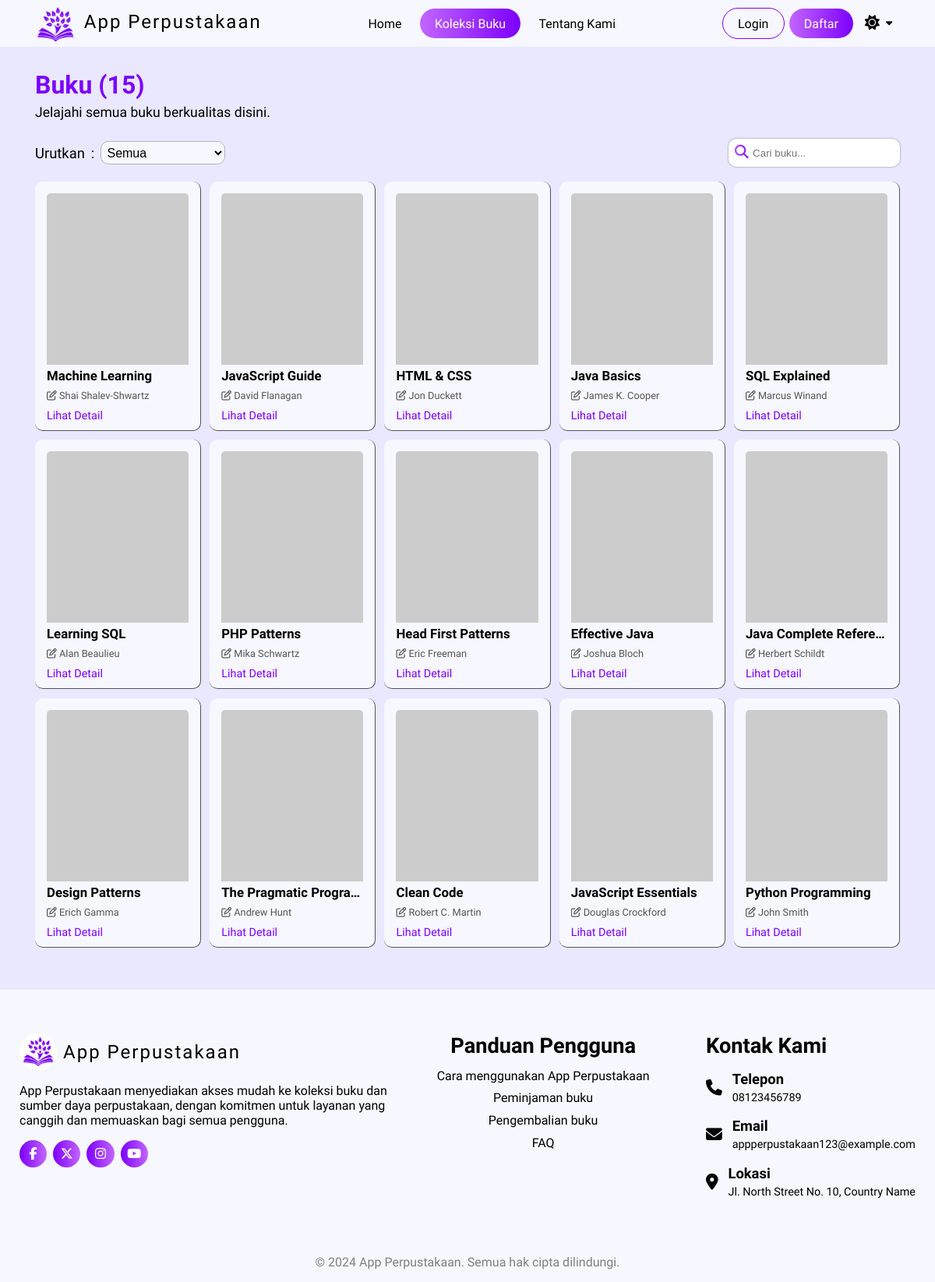
/user/index.php?page=koleksi_buku, run on the app's committed database.
### tables this page shows
CREATE TABLE `buku` (
	`id_buku` VARCHAR(10) PRIMARY KEY,
	`judul_buku` VARCHAR(100) NOT NULL,
	`pengarang` VARCHAR(100) NOT NULL,
	`penerbit` VARCHAR(100) NOT NULL,
	`tahun_terbit` YEAR NOT NULL,
	`views` INT NOT NULL DEFAULT 0
);

### user/koleksi_buku/koleksi_buku.php (the view, shortened to what this page needs)
<?php
  $order_by = "id_buku DESC";
  $sql = "SELECT * FROM buku ORDER BY $order_by";
  $stmt = $conn->prepare($sql);
  $stmt->execute();
  $result = $stmt->get_result();
  function isSelected($key_page1) {
    return '';
  }
  $num_of_books = $conn->prepare("SELECT COUNT(*) AS jumlah_buku FROM buku");
  $num_of_books->execute();
  $num_result =  $num_of_books->get_result();
  $amount = $num_result->fetch_assoc();
?>
<section class="book-collection">
  <h1>Buku (<span><?= $amount['jumlah_buku']; ?></span>)</h1>
  <p>Jelajahi semua buku berkualitas disini.</p>
  <div class="wrapper">
    <form action="" method="post">
      <label for="sort">Urutkan</label>
      <span>:</span>
      <select name="sort" id="sort" onchange="this.form.submit();">
        <option value="semua" <?= isSelected('semua'); ?>>Semua</option>
      </select>
    </form>
    <div class="search-box">
      <i class="fa-solid fa-magnifying-glass"></i>
      <input type="search" name="search" id="search" placeholder="Cari buku..." >
    </div>
  </div>
  <div class="card-container">
    <?php
      if ($result->num_rows > 0) {
        while ($row = $result->fetch_assoc()) {
      ?>
        <div class="card">
          <a href="?page=detail_buku&id_buku=<?= $row['id_buku']; ?>" class="cover-book"><img src="https://picsum.photos/255/400" alt="cover-book-random"></a>
          <div class="card-content">
            <h3 class="title-book"><?= $row['judul_buku']; ?></h3>
            <p class="pengarang"><span><i class="fa-regular fa-pen-to-square"></i> <?= $row['pengarang']; ?></span></p>
            <a href="?page=detail_buku&id_buku=<?= $row['id_buku']; ?>" class="btn-detail">Lihat Detail</a>
          </div>
        </div>
      <?php
        }
      }
    ?>
  </div>
</section>

### user/assets/css/style.css (style rules this page uses)
:root { --main-color: #7c00fe; --main-gradient: linear-gradient(to right, #c266ff, #7c00fe); --white-bg: #f7f7ff; --dark-bg: #e9e8ff; --text-color: #000; --pengarang-color: #555; --question-color: #c7c7e3; }
* { margin: 0; padding: 0; box-sizing: border-box; list-style: none; border: none; outline: none; text-decoration: none; }
html { width: 100%; height: 100%; overflow-x: hidden !important; }
body { font-family: "Ubuntu", sans-serif; background-color: var(--dark-bg); overflow-x: hidden !important; width: 100%; }
section { margin: 0 auto; max-width: 1150px; padding: 0 20px; }

### user/assets/css/home.css (style rules this page uses)
.card { width: 100%; background-color: var(--white-bg); border-radius: 10px; overflow: hidden; padding: 15px 15px 0 15px; border-bottom: 0.5px solid var(--pengarang-color); border-right: 0.5px solid var(--pengarang-color); display: flex; flex-direction: column; min-height: 320px; }
.card a.cover-book { overflow: hidden; display: block; height: 220px; border-top-left-radius: 5px; border-top-right-radius: 5px; }
.card a img { width: 100%; transition: all 0.2s ease-in-out; object-fit: cover; overflow: hidden; }
.card-content { padding: 0 0 10px 0; text-align: left; flex: 1; height: auto; display: flex; flex-direction: column; }
.title-book { font-size: 1.05rem; margin: 4px 0 8px 0; overflow: hidden; text-overflow: ellipsis; white-space: nowrap; }
.pengarang { font-size: 0.8rem; color: var(--pengarang-color); overflow: hidden; text-overflow: ellipsis; white-space: nowrap; }
.pengarang i { font-size: 0.8rem; }
.btn-detail { margin-top: auto; cursor: pointer; color: var(--main-color); border-radius: 5px; font-size: 0.9rem; background: none; }

### user/assets/css/koleksi_buku.css (style rules this page uses)
section.book-collection { padding-top: 90px; width: 100%; color: var(--text-color); }
.book-collection { display: flex; justify-content: center; align-items: start; flex-direction: column; }
.book-collection h1 { color: var(--main-color); font-size: 2rem; margin-bottom: 0.4rem; }
.book-collection h1 + p { font-weight: 400; font-size: 1.1rem; }
.book-collection .wrapper { margin-top: 1.5rem; display: flex; justify-content: space-between; align-items: center; width: 100%; }
.book-collection .wrapper form { display: flex; justify-content: center; align-items: center; gap: 0.5rem; }
.wrapper form label, .wrapper form span { font-size: 1.15rem; font-weight: 500; }
.wrapper form select { background-color: var(--white-bg); font-size: 1rem; padding: 0.3rem 0.2rem; width: 10rem; border: 1px solid #b5b5b5; border-radius: 10px; color: var(--text-color); }
.wrapper .search-box { text-align: center; width: 220px; display: flex; justify-content: center; align-items: center; border-radius: 10px; box-shadow: 0 0 2.5px gray; padding: 0 3px 0 0; background-color: #fff; }
.wrapper .search-box i.fa-magnifying-glass { background: var(--main-gradient); color: transparent; background-clip: text; margin-bottom: 2px; font-size: 1.1rem; cursor: pointer; padding: 8px 5px 8px 8px; }
.wrapper .search-box input { width: 100%; border-radius: 0 10px 10px 0; padding: 0.4rem 0.8rem 0.4rem 0.5px; background-color: #fff; color: #000; }
.book-collection .card-container { margin-top: 1.2rem; gap: 0.7rem; display: grid; grid-template-columns: repeat(auto-fill, minmax(200px, 1fr)); grid-auto-rows: auto; width: 100%; margin-bottom: 1.2rem; }
.card { width: 100%; background-color: var(--white-bg); border-radius: 10px; overflow: hidden; padding: 15px 15px 0 15px; border-bottom: 0.5px solid var(--pengarang-color); border-right: 0.5px solid var(--pengarang-color); display: flex; flex-direction: column; min-height: 320px; }
.card a.cover-book { overflow: hidden; display: block; height: 220px; border-top-left-radius: 5px; border-top-right-radius: 5px; }
.card a img { width: 100%; transition: all 0.2s ease-in-out; object-fit: cover; overflow: hidden; }
.card-content { padding: 0 0 10px 0; text-align: left; flex: 1; height: auto; display: flex; flex-direction: column; }
.title-book { font-size: 1.05rem; margin: 4px 0 8px 0; overflow: hidden; text-overflow: ellipsis; white-space: nowrap; }
.pengarang { font-size: 0.8rem; color: var(--pengarang-color); overflow: hidden; text-overflow: ellipsis; white-space: nowrap; }
.pengarang i { font-size: 0.8rem; }
.btn-detail { margin-top: auto; cursor: pointer; color: var(--main-color); border-radius: 5px; font-size: 0.9rem; background: none; }

### data on the page
buku: judul_buku "Machine Learning", pengarang "Shai Shalev-Shwartz"
buku: judul_buku "JavaScript Guide", pengarang "David Flanagan"
buku: judul_buku "HTML & CSS", pengarang "Jon Duckett"
buku: judul_buku "Java Basics", pengarang "James K. Cooper"
buku: judul_buku "SQL Explained", pengarang "Marcus Winand"
buku: judul_buku "Learning SQL", pengarang "Alan Beaulieu"
buku: judul_buku "PHP Patterns", pengarang "Mika Schwartz"
buku: judul_buku "Head First Patterns", pengarang "Eric Freeman"
buku: judul_buku "Effective Java", pengarang "Joshua Bloch"
buku: judul_buku "Java Complete Refere…", pengarang "Herbert Schildt"
buku: judul_buku "Design Patterns", pengarang "Erich Gamma"
buku: judul_buku "The Pragmatic Progra…", pengarang "Andrew Hunt"
buku: judul_buku "Clean Code", pengarang "Robert C. Martin"
buku: judul_buku "JavaScript Essentials", pengarang "Douglas Crockford"
buku: judul_buku "Python Programming", pengarang "John Smith"

### other printed values
$amount['jumlah_buku'] "15"
